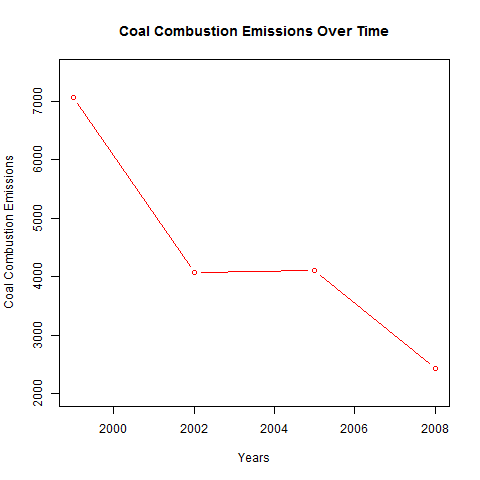

This figure's R source:
#Across the United States, how have emissions from coal combustion-related 
#sources changed from 1999–2008?

#Reference the data loading script to ensure the data is available to plot
source("dataLoad.R")

#add short names to data from codes
dataSCC <- merge(data, codes[, c("SCC","Short.Name")], by = "SCC", all.x = TRUE)

#Extract only the observations for Coal
dataCoal <- subset(dataSCC, grepl("Coal", dataSCC$Short.Name,
                                  ignore.case = TRUE))
remove(dataSCC)

#Extract only coal observations for combustion
dataComb <- subset(dataCoal, grepl("Combust", dataCoal$Short.Name, 
                                   ignore.case = TRUE))
remove(dataCoal)

#group the data by year
dataGrp <- group_by(dataComb, year)
remove(dataComb)

#Summarize the data by years and sum of emissions
dataFinal <- summarize(dataGrp, total = sum(Emissions, na.rm = TRUE))
remove(dataGrp)

#Plot 4 - Open png graphic device and set size
png(file="plot4.png", width = 480, height = 480, units = "px")

#Create initial plot of emissions over time
plot(dataFinal, type = "b", col = "red", main = "Coal Combustion Emissions Over Time",
     xlab = "Years", ylab = "Coal Combustion Emissions")

#Turn off the png graphics device
dev.off()
